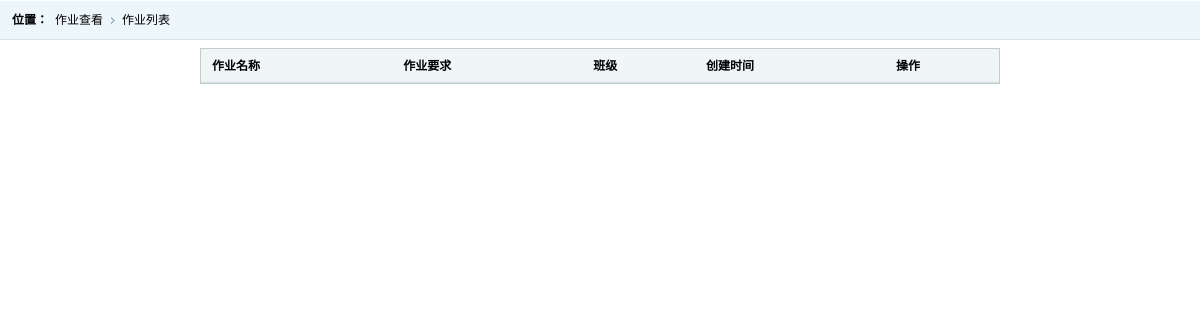
Page /teacherviews/teacherhmworks.php (signed in) on the earlier database version.
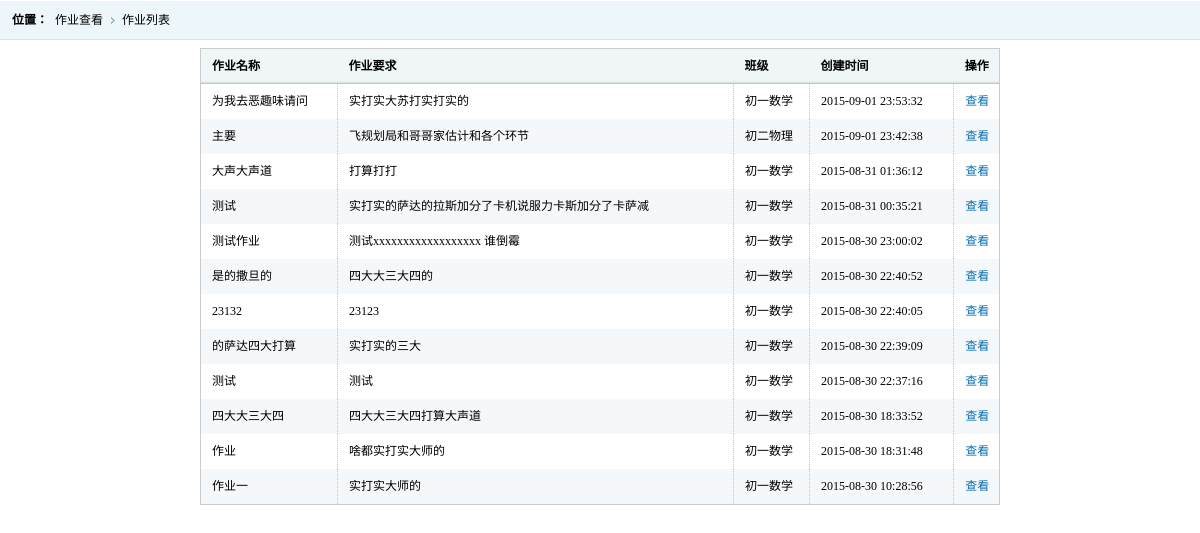
Same page on the later database version.
### tables this page shows
CREATE TABLE `hw_hmwork` (
  `hmworkid` int(11) NOT NULL AUTO_INCREMENT,
  `hmworktitle` varchar(1024) DEFAULT NULL,
  `hmworkrequire` varchar(4096) DEFAULT NULL,
  `hmworkcontent` text,
  `hmworkstate` int(11) DEFAULT NULL,
  `hwclassid` int(11) DEFAULT NULL,
  `teacherid` int(11) DEFAULT NULL,
  `createtime` varchar(32) DEFAULT NULL,
  PRIMARY KEY (`hmworkid`)
);

CREATE TABLE `hw_class` (
  `hwclassid` int(11) NOT NULL AUTO_INCREMENT,
  `hwclassname` varchar(256) DEFAULT NULL,
  `hwclassdesc` varchar(2048) DEFAULT NULL,
  `classtime` timestamp NULL DEFAULT NULL ON UPDATE CURRENT_TIMESTAMP,
  PRIMARY KEY (`hwclassid`)
);

### common.php (called while the page is built, shortened)
<?php
function getloginuser()
{
    $se = $_SESSION['userinfo'];
    $user = new hwuser();
    $user->userid = $se['userid'];
    $user->username = $se['username'];
    $user->userpassword = $se['userpassword'];
    $user->userdisplay = $se['userdisplay'];
    $user->usertype = $se['usertype'];
    return $user;
}
?>

### phplibs/db.php (called while the page is built, shortened)
<?php
class DB
{
    private $link_id;
    private $is_log;
    private $time;
    public function __construct()
    {
        $this->time = $this->microtime_float();
        require ("config.db.php");
        $this->is_log = $db_config["log"];
        if ($this->is_log) {
            $handle = fopen($db_config["logfilepath"] . "dblog.txt", "a+");
            $this->handle = $handle;
        }
    }
    public function connect($dbhost, $dbuser, $dbpw, $dbname, $pconnect = 0, $charset =
        'utf8')
    {
        if ($pconnect == 0) {
            $this->link_id = @mysql_connect($dbhost, $dbuser, $dbpw, true);
            if (!$this->link_id) {
                $this->halt("数据库连接失败");
            }
        } else {
            $this->link_id = @mysql_pconnect($dbhost, $dbuser, $dbpw);
        }
    }
    public function query($sql)
    {
        $query = mysql_query($sql, $this->link_id);
        return $query;
    }
    public function free_result()
    {
        $void = func_get_args();
    }
    public function __destruct()
    {
        $use_time = ($this->microtime_float()) - ($this->time);
    }
    public function write_log($msg = '')
    {
        if ($this->is_log) {
            $text = date("Y-m-d H:i:s") . " " . $msg . "\r\n";
        }
    }
    public function microtime_float()
    {
        list($usec, $sec) = explode(" ", microtime());
        return ((float)$usec + (float)$sec);
    }
}
?>

### phplibs/config.db.php (called while the page is built)
<?php
    $db_config["hostname"] = "localhost";
    $db_config["username"] = "root";
    $db_config["password"] = "";
    $db_config["database"] = "homework";
    $db_config["charset"] = "utf8";
    $db_config["pconnect"] = 1;
    $db_config["log"] = 1;
    $db_config["logfilepath"] = './';
?>

### phplibs/hmworkhelper.php (called while the page is built, shortened)
<?php
require_once ('db.php');
class hmwork
{
    function setvalues($row)
    {
        if (isset($row['hmworkid']))
            $this->hmworkid = $row['hmworkid'];
        if (isset($row['hmworktitle']))
            $this->hmworktitle = $row['hmworktitle'];
        if (isset($row['hmworkrequire']))
            $this->hmworkrequire = $row['hmworkrequire'];
        if (isset($row['createtime']))
            $this->createtime = $row['createtime'];
        if (isset($row['hwclassname']))
            $this->hwclassname = $row['hwclassname'];
    }
    public static function gethmworkbyteachernoc($teacherid)
    {
        $sql = "SELECT a.hmworkid,a.hmworktitle,a.hmworkstate,a.hwclassid,
        a.createtime,a.hmworkrequire,a.teacherid,b.hwclassname
        FROM hw_hmwork a,hw_class b
        WHERE a.hwclassid = b.hwclassid and a.teacherid = " . $teacherid . "
        ORDER BY a.hmworkid DESC";
        $db = new DB();
        $query = $db->query($sql);
        $rc = array();
        while ($row = mysql_fetch_array($query, MYSQL_ASSOC)) {
            $info = new hmwork();
            $info->setvalues($row);
            $rc[] = $info;
        }
        return $rc;
    }
}
?>

### teacherviews/teacherhmworks.php (the view, shortened to what this page needs)
<?php
require_once ("../common.php");
require_once ("../phplibs/hmworkhelper.php");
?>
<!DOCTYPE html PUBLIC "-//W3C//DTD XHTML 1.0 Transitional//EN" "http://www.w3.org/TR/xhtml1/DTD/xhtml1-transitional.dtd">
<html xmlns="http://www.w3.org/1999/xhtml">
<head>
<link href="../styles/css/style.css" rel="stylesheet" type="text/css" />
</head>
<body>
<div class="place">
    <span>位置：</span>
    <ul class="placeul">
    <li>作业查看</li>
    <li>作业列表</li>
    </ul>
</div>
<div class="mainframeinfo">
<table class="tablelist">
    <thead>
    <tr>
        <th>作业名称</th>
        <th>作业要求</th>
		<th>班级</th>
        <th>创建时间</th>
        <th>操作</th>
    </tr>
    </thead>
    <tbody>
<?php
$user = getloginuser();
if ($user->usertype == USERTEACHER) {
    $hmwks = hmwork::gethmworkbyteachernoc($user->userid);
    if ($hmwks != null) {
        foreach ($hmwks as $hk) {
            echo "<tr>
            <td>" . $hk->hmworktitle . "</td>
            <td>" . mb_substr($hk->hmworkrequire,0,25,'utf-8') . "</td>
            <td>" . $hk->hwclassname . "</td>
            <td>" . $hk->createtime . "</td>
            <td><a href=\"../commonviews/showhmwork.php?id=".$hk->hmworkid."\" class=\"tablelink\">查看</a></td>
            </tr>";
        }
    }
}
?>
</tbody>
</table>
</div>
</body>
</html>

Differences in the rows shown:
added hw_hmwork: hmworktitle "为我去恶趣味请问", hmworkrequire "实打实大苏打实打实的", hwclassid.hwclassname "初一数学", createtime "2015-09-01 23:53:32"
added hw_hmwork: hmworktitle "主要", hmworkrequire "飞规划局和哥哥家估计和各个环节", hwclassid.hwclassname "初二物理", createtime "2015-09-01 23:42:38"
added hw_hmwork: hmworktitle "大声大声道", hmworkrequire "打算打打", hwclassid.hwclassname "初一数学", createtime "2015-08-31 01:36:12"
added hw_hmwork: hmworktitle "测试", hmworkrequire "实打实的萨达的拉斯加分了卡机说服力卡斯加分了卡萨减", hwclassid.hwclassname "初一数学", createtime "2015-08-31 00:35:21"
added hw_hmwork: hmworktitle "测试作业", hmworkrequire "测试xxxxxxxxxxxxxxxxxx 谁倒霉", hwclassid.hwclassname "初一数学", createtime "2015-08-30 23:00:02"
added hw_hmwork: hmworktitle "是的撒旦的", hmworkrequire "四大大三大四的", hwclassid.hwclassname "初一数学", createtime "2015-08-30 22:40:52"
added hw_hmwork: hmworktitle "23132", hmworkrequire "23123", hwclassid.hwclassname "初一数学", createtime "2015-08-30 22:40:05"
added hw_hmwork: hmworktitle "的萨达四大打算", hmworkrequire "实打实的三大", hwclassid.hwclassname "初一数学", createtime "2015-08-30 22:39:09"
added hw_hmwork: hmworktitle "测试", hmworkrequire "测试", hwclassid.hwclassname "初一数学", createtime "2015-08-30 22:37:16"
added hw_hmwork: hmworktitle "四大大三大四", hmworkrequire "四大大三大四打算大声道", hwclassid.hwclassname "初一数学", createtime "2015-08-30 18:33:52"
added hw_hmwork: hmworktitle "作业", hmworkrequire "啥都实打实大师的", hwclassid.hwclassname "初一数学", createtime "2015-08-30 18:31:48"
added hw_hmwork: hmworktitle "作业一", hmworkrequire "实打实大师的", hwclassid.hwclassname "初一数学", createtime "2015-08-30 10:28:56"
